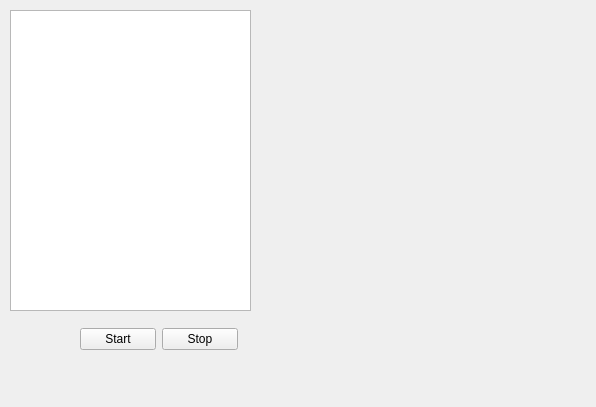
<?xml version="1.0" encoding="UTF-8"?>
<ui version="4.0">
 <class>Q_Test_SP9500X_Baseband_Widget</class>
 <widget class="QWidget" name="Q_Test_SP9500X_Baseband_Widget">
  <property name="geometry">
   <rect>
    <x>0</x>
    <y>0</y>
    <width>596</width>
    <height>407</height>
   </rect>
  </property>
  <property name="windowTitle">
   <string>Form</string>
  </property>
  <widget class="QWidget" name="layoutWidget">
   <property name="geometry">
    <rect>
     <x>80</x>
     <y>327</y>
     <width>158</width>
     <height>25</height>
    </rect>
   </property>
   <layout class="QHBoxLayout" name="horizontalLayout">
    <item>
     <widget class="QPushButton" name="pushButtonStar">
      <property name="sizePolicy">
       <sizepolicy hsizetype="Expanding" vsizetype="Fixed">
        <horstretch>0</horstretch>
        <verstretch>0</verstretch>
       </sizepolicy>
      </property>
      <property name="text">
       <string>Start</string>
      </property>
     </widget>
    </item>
    <item>
     <widget class="QPushButton" name="pushButtonStop">
      <property name="sizePolicy">
       <sizepolicy hsizetype="Expanding" vsizetype="Fixed">
        <horstretch>0</horstretch>
        <verstretch>0</verstretch>
       </sizepolicy>
      </property>
      <property name="text">
       <string>Stop</string>
      </property>
     </widget>
    </item>
   </layout>
  </widget>
  <widget class="QTableView" name="tableViewItem">
   <property name="geometry">
    <rect>
     <x>10</x>
     <y>10</y>
     <width>241</width>
     <height>301</height>
    </rect>
   </property>
   <property name="selectionMode">
    <enum>QAbstractItemView::NoSelection</enum>
   </property>
   <property name="verticalScrollMode">
    <enum>QAbstractItemView::ScrollPerPixel</enum>
   </property>
   <property name="horizontalScrollMode">
    <enum>QAbstractItemView::ScrollPerPixel</enum>
   </property>
   <attribute name="horizontalHeaderHighlightSections">
    <bool>false</bool>
   </attribute>
   <attribute name="horizontalHeaderStretchLastSection">
    <bool>true</bool>
   </attribute>
   <attribute name="verticalHeaderVisible">
    <bool>false</bool>
   </attribute>
  </widget>
 </widget>
 <resources/>
 <connections/>
</ui>
